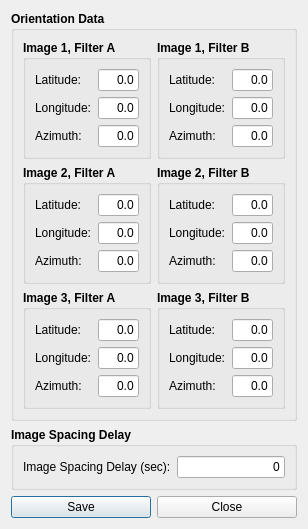
<?xml version="1.0" encoding="UTF-8"?>
<ui version="4.0">
 <class>OrientationDialog</class>
 <widget class="QDialog" name="OrientationDialog">
  <property name="geometry">
   <rect>
    <x>0</x>
    <y>0</y>
    <width>308</width>
    <height>474</height>
   </rect>
  </property>
  <property name="windowTitle">
   <string>Dialog</string>
  </property>
  <layout class="QVBoxLayout" name="verticalLayout">
   <item>
    <widget class="QGroupBox" name="orientationGBox">
     <property name="sizePolicy">
      <sizepolicy hsizetype="Preferred" vsizetype="Expanding">
       <horstretch>0</horstretch>
       <verstretch>0</verstretch>
      </sizepolicy>
     </property>
     <property name="font">
      <font>
       <weight>75</weight>
       <bold>true</bold>
      </font>
     </property>
     <property name="title">
      <string>Orientation Data</string>
     </property>
     <layout class="QVBoxLayout" name="verticalLayout_2">
      <item>
       <layout class="QHBoxLayout" name="horizontalLayout_2">
        <item>
         <widget class="QGroupBox" name="i1AGBox">
          <property name="title">
           <string>Image 1, Filter A</string>
          </property>
          <layout class="QFormLayout" name="formLayout">
           <item row="0" column="0">
            <widget class="QLabel" name="label">
             <property name="font">
              <font>
               <weight>50</weight>
               <bold>false</bold>
              </font>
             </property>
             <property name="text">
              <string>Latitude:</string>
             </property>
            </widget>
           </item>
           <item row="0" column="1">
            <widget class="QLineEdit" name="lat1ALineEdit">
             <property name="font">
              <font>
               <weight>50</weight>
               <bold>false</bold>
              </font>
             </property>
             <property name="layoutDirection">
              <enum>Qt::LeftToRight</enum>
             </property>
             <property name="styleSheet">
              <string notr="true"/>
             </property>
             <property name="text">
              <string>0.0</string>
             </property>
             <property name="alignment">
              <set>Qt::AlignRight|Qt::AlignTrailing|Qt::AlignVCenter</set>
             </property>
            </widget>
           </item>
           <item row="1" column="0">
            <widget class="QLabel" name="label_2">
             <property name="font">
              <font>
               <weight>50</weight>
               <bold>false</bold>
              </font>
             </property>
             <property name="text">
              <string>Longitude:</string>
             </property>
            </widget>
           </item>
           <item row="1" column="1">
            <widget class="QLineEdit" name="lon1ALineEdit">
             <property name="font">
              <font>
               <weight>50</weight>
               <bold>false</bold>
              </font>
             </property>
             <property name="layoutDirection">
              <enum>Qt::LeftToRight</enum>
             </property>
             <property name="styleSheet">
              <string notr="true"/>
             </property>
             <property name="text">
              <string>0.0</string>
             </property>
             <property name="alignment">
              <set>Qt::AlignRight|Qt::AlignTrailing|Qt::AlignVCenter</set>
             </property>
            </widget>
           </item>
           <item row="2" column="0">
            <widget class="QLabel" name="label_3">
             <property name="font">
              <font>
               <weight>50</weight>
               <bold>false</bold>
              </font>
             </property>
             <property name="text">
              <string>Azimuth:</string>
             </property>
            </widget>
           </item>
           <item row="2" column="1">
            <widget class="QLineEdit" name="azi1ALineEdit">
             <property name="font">
              <font>
               <weight>50</weight>
               <bold>false</bold>
              </font>
             </property>
             <property name="layoutDirection">
              <enum>Qt::LeftToRight</enum>
             </property>
             <property name="styleSheet">
              <string notr="true"/>
             </property>
             <property name="text">
              <string>0.0</string>
             </property>
             <property name="alignment">
              <set>Qt::AlignRight|Qt::AlignTrailing|Qt::AlignVCenter</set>
             </property>
            </widget>
           </item>
          </layout>
         </widget>
        </item>
        <item>
         <widget class="QGroupBox" name="i1BGBox">
          <property name="title">
           <string>Image 1, Filter B</string>
          </property>
          <layout class="QFormLayout" name="formLayout_2">
           <item row="0" column="0">
            <widget class="QLabel" name="label_4">
             <property name="font">
              <font>
               <weight>50</weight>
               <bold>false</bold>
              </font>
             </property>
             <property name="text">
              <string>Latitude:</string>
             </property>
            </widget>
           </item>
           <item row="0" column="1">
            <widget class="QLineEdit" name="lat1BLineEdit">
             <property name="font">
              <font>
               <weight>50</weight>
               <bold>false</bold>
              </font>
             </property>
             <property name="layoutDirection">
              <enum>Qt::LeftToRight</enum>
             </property>
             <property name="styleSheet">
              <string notr="true"/>
             </property>
             <property name="text">
              <string>0.0</string>
             </property>
             <property name="alignment">
              <set>Qt::AlignRight|Qt::AlignTrailing|Qt::AlignVCenter</set>
             </property>
            </widget>
           </item>
           <item row="1" column="0">
            <widget class="QLabel" name="label_5">
             <property name="font">
              <font>
               <weight>50</weight>
               <bold>false</bold>
              </font>
             </property>
             <property name="text">
              <string>Longitude:</string>
             </property>
            </widget>
           </item>
           <item row="1" column="1">
            <widget class="QLineEdit" name="lon1BLineEdit">
             <property name="font">
              <font>
               <weight>50</weight>
               <bold>false</bold>
              </font>
             </property>
             <property name="layoutDirection">
              <enum>Qt::LeftToRight</enum>
             </property>
             <property name="styleSheet">
              <string notr="true"/>
             </property>
             <property name="text">
              <string>0.0</string>
             </property>
             <property name="alignment">
              <set>Qt::AlignRight|Qt::AlignTrailing|Qt::AlignVCenter</set>
             </property>
            </widget>
           </item>
           <item row="2" column="0">
            <widget class="QLabel" name="label_6">
             <property name="font">
              <font>
               <weight>50</weight>
               <bold>false</bold>
              </font>
             </property>
             <property name="text">
              <string>Azimuth:</string>
             </property>
            </widget>
           </item>
           <item row="2" column="1">
            <widget class="QLineEdit" name="azi1BLineEdit">
             <property name="font">
              <font>
               <weight>50</weight>
               <bold>false</bold>
              </font>
             </property>
             <property name="layoutDirection">
              <enum>Qt::LeftToRight</enum>
             </property>
             <property name="styleSheet">
              <string notr="true"/>
             </property>
             <property name="text">
              <string>0.0</string>
             </property>
             <property name="alignment">
              <set>Qt::AlignRight|Qt::AlignTrailing|Qt::AlignVCenter</set>
             </property>
            </widget>
           </item>
          </layout>
         </widget>
        </item>
       </layout>
      </item>
      <item>
       <layout class="QHBoxLayout" name="horizontalLayout_3">
        <item>
         <widget class="QGroupBox" name="i2AGBox">
          <property name="title">
           <string>Image 2, Filter A</string>
          </property>
          <layout class="QFormLayout" name="formLayout_3">
           <item row="0" column="0">
            <widget class="QLabel" name="label_7">
             <property name="font">
              <font>
               <weight>50</weight>
               <bold>false</bold>
              </font>
             </property>
             <property name="text">
              <string>Latitude:</string>
             </property>
            </widget>
           </item>
           <item row="0" column="1">
            <widget class="QLineEdit" name="lat2ALineEdit">
             <property name="font">
              <font>
               <weight>50</weight>
               <bold>false</bold>
              </font>
             </property>
             <property name="layoutDirection">
              <enum>Qt::LeftToRight</enum>
             </property>
             <property name="styleSheet">
              <string notr="true"/>
             </property>
             <property name="text">
              <string>0.0</string>
             </property>
             <property name="alignment">
              <set>Qt::AlignRight|Qt::AlignTrailing|Qt::AlignVCenter</set>
             </property>
            </widget>
           </item>
           <item row="1" column="0">
            <widget class="QLabel" name="label_8">
             <property name="font">
              <font>
               <weight>50</weight>
               <bold>false</bold>
              </font>
             </property>
             <property name="text">
              <string>Longitude:</string>
             </property>
            </widget>
           </item>
           <item row="1" column="1">
            <widget class="QLineEdit" name="lon2ALineEdit">
             <property name="font">
              <font>
               <weight>50</weight>
               <bold>false</bold>
              </font>
             </property>
             <property name="layoutDirection">
              <enum>Qt::LeftToRight</enum>
             </property>
             <property name="styleSheet">
              <string notr="true"/>
             </property>
             <property name="text">
              <string>0.0</string>
             </property>
             <property name="alignment">
              <set>Qt::AlignRight|Qt::AlignTrailing|Qt::AlignVCenter</set>
             </property>
            </widget>
           </item>
           <item row="2" column="0">
            <widget class="QLabel" name="label_9">
             <property name="font">
              <font>
               <weight>50</weight>
               <bold>false</bold>
              </font>
             </property>
             <property name="text">
              <string>Azimuth:</string>
             </property>
            </widget>
           </item>
           <item row="2" column="1">
            <widget class="QLineEdit" name="azi2ALineEdit">
             <property name="font">
              <font>
               <weight>50</weight>
               <bold>false</bold>
              </font>
             </property>
             <property name="layoutDirection">
              <enum>Qt::LeftToRight</enum>
             </property>
             <property name="styleSheet">
              <string notr="true"/>
             </property>
             <property name="text">
              <string>0.0</string>
             </property>
             <property name="alignment">
              <set>Qt::AlignRight|Qt::AlignTrailing|Qt::AlignVCenter</set>
             </property>
            </widget>
           </item>
          </layout>
         </widget>
        </item>
        <item>
         <widget class="QGroupBox" name="i2BGBox">
          <property name="title">
           <string>Image 2, Filter B</string>
          </property>
          <layout class="QFormLayout" name="formLayout_4">
           <item row="0" column="0">
            <widget class="QLabel" name="label_10">
             <property name="font">
              <font>
               <weight>50</weight>
               <bold>false</bold>
              </font>
             </property>
             <property name="text">
              <string>Latitude:</string>
             </property>
            </widget>
           </item>
           <item row="0" column="1">
            <widget class="QLineEdit" name="lat2BLineEdit">
             <property name="font">
              <font>
               <weight>50</weight>
               <bold>false</bold>
              </font>
             </property>
             <property name="layoutDirection">
              <enum>Qt::LeftToRight</enum>
             </property>
             <property name="styleSheet">
              <string notr="true"/>
             </property>
             <property name="text">
              <string>0.0</string>
             </property>
             <property name="alignment">
              <set>Qt::AlignRight|Qt::AlignTrailing|Qt::AlignVCenter</set>
             </property>
            </widget>
           </item>
           <item row="1" column="0">
            <widget class="QLabel" name="label_11">
             <property name="font">
              <font>
               <weight>50</weight>
               <bold>false</bold>
              </font>
             </property>
             <property name="text">
              <string>Longitude:</string>
             </property>
            </widget>
           </item>
           <item row="1" column="1">
            <widget class="QLineEdit" name="lon2BLineEdit">
             <property name="font">
              <font>
               <weight>50</weight>
               <bold>false</bold>
              </font>
             </property>
             <property name="layoutDirection">
              <enum>Qt::LeftToRight</enum>
             </property>
             <property name="styleSheet">
              <string notr="true"/>
             </property>
             <property name="text">
              <string>0.0</string>
             </property>
             <property name="alignment">
              <set>Qt::AlignRight|Qt::AlignTrailing|Qt::AlignVCenter</set>
             </property>
            </widget>
           </item>
           <item row="2" column="0">
            <widget class="QLabel" name="label_12">
             <property name="font">
              <font>
               <weight>50</weight>
               <bold>false</bold>
              </font>
             </property>
             <property name="text">
              <string>Azimuth:</string>
             </property>
            </widget>
           </item>
           <item row="2" column="1">
            <widget class="QLineEdit" name="azi2BLineEdit">
             <property name="font">
              <font>
               <weight>50</weight>
               <bold>false</bold>
              </font>
             </property>
             <property name="layoutDirection">
              <enum>Qt::LeftToRight</enum>
             </property>
             <property name="styleSheet">
              <string notr="true"/>
             </property>
             <property name="text">
              <string>0.0</string>
             </property>
             <property name="alignment">
              <set>Qt::AlignRight|Qt::AlignTrailing|Qt::AlignVCenter</set>
             </property>
            </widget>
           </item>
          </layout>
         </widget>
        </item>
       </layout>
      </item>
      <item>
       <layout class="QHBoxLayout" name="horizontalLayout_4">
        <item>
         <widget class="QGroupBox" name="i3AGBox">
          <property name="title">
           <string>Image 3, Filter A</string>
          </property>
          <layout class="QFormLayout" name="formLayout_5">
           <item row="0" column="0">
            <widget class="QLabel" name="label_13">
             <property name="font">
              <font>
               <weight>50</weight>
               <bold>false</bold>
              </font>
             </property>
             <property name="text">
              <string>Latitude:</string>
             </property>
            </widget>
           </item>
           <item row="0" column="1">
            <widget class="QLineEdit" name="lat3ALineEdit">
             <property name="font">
              <font>
               <weight>50</weight>
               <bold>false</bold>
              </font>
             </property>
             <property name="layoutDirection">
              <enum>Qt::LeftToRight</enum>
             </property>
             <property name="styleSheet">
              <string notr="true"/>
             </property>
             <property name="text">
              <string>0.0</string>
             </property>
             <property name="alignment">
              <set>Qt::AlignRight|Qt::AlignTrailing|Qt::AlignVCenter</set>
             </property>
            </widget>
           </item>
           <item row="1" column="0">
            <widget class="QLabel" name="label_14">
             <property name="font">
              <font>
               <weight>50</weight>
               <bold>false</bold>
              </font>
             </property>
             <property name="text">
              <string>Longitude:</string>
             </property>
            </widget>
           </item>
           <item row="1" column="1">
            <widget class="QLineEdit" name="lon3ALineEdit">
             <property name="font">
              <font>
               <weight>50</weight>
               <bold>false</bold>
              </font>
             </property>
             <property name="layoutDirection">
              <enum>Qt::LeftToRight</enum>
             </property>
             <property name="styleSheet">
              <string notr="true"/>
             </property>
             <property name="text">
              <string>0.0</string>
             </property>
             <property name="alignment">
              <set>Qt::AlignRight|Qt::AlignTrailing|Qt::AlignVCenter</set>
             </property>
            </widget>
           </item>
           <item row="2" column="0">
            <widget class="QLabel" name="label_15">
             <property name="font">
              <font>
               <weight>50</weight>
               <bold>false</bold>
              </font>
             </property>
             <property name="text">
              <string>Azimuth:</string>
             </property>
            </widget>
           </item>
           <item row="2" column="1">
            <widget class="QLineEdit" name="azi3ALineEdit">
             <property name="font">
              <font>
               <weight>50</weight>
               <bold>false</bold>
              </font>
             </property>
             <property name="layoutDirection">
              <enum>Qt::LeftToRight</enum>
             </property>
             <property name="styleSheet">
              <string notr="true"/>
             </property>
             <property name="text">
              <string>0.0</string>
             </property>
             <property name="alignment">
              <set>Qt::AlignRight|Qt::AlignTrailing|Qt::AlignVCenter</set>
             </property>
            </widget>
           </item>
          </layout>
         </widget>
        </item>
        <item>
         <widget class="QGroupBox" name="i3BGBox">
          <property name="title">
           <string>Image 3, Filter B</string>
          </property>
          <layout class="QFormLayout" name="formLayout_6">
           <item row="0" column="0">
            <widget class="QLabel" name="label_16">
             <property name="font">
              <font>
               <weight>50</weight>
               <bold>false</bold>
              </font>
             </property>
             <property name="text">
              <string>Latitude:</string>
             </property>
            </widget>
           </item>
           <item row="0" column="1">
            <widget class="QLineEdit" name="lat3BLineEdit">
             <property name="font">
              <font>
               <weight>50</weight>
               <bold>false</bold>
              </font>
             </property>
             <property name="layoutDirection">
              <enum>Qt::LeftToRight</enum>
             </property>
             <property name="styleSheet">
              <string notr="true"/>
             </property>
             <property name="text">
              <string>0.0</string>
             </property>
             <property name="alignment">
              <set>Qt::AlignRight|Qt::AlignTrailing|Qt::AlignVCenter</set>
             </property>
            </widget>
           </item>
           <item row="1" column="0">
            <widget class="QLabel" name="label_17">
             <property name="font">
              <font>
               <weight>50</weight>
               <bold>false</bold>
              </font>
             </property>
             <property name="text">
              <string>Longitude:</string>
             </property>
            </widget>
           </item>
           <item row="1" column="1">
            <widget class="QLineEdit" name="lon3BLineEdit">
             <property name="font">
              <font>
               <weight>50</weight>
               <bold>false</bold>
              </font>
             </property>
             <property name="layoutDirection">
              <enum>Qt::LeftToRight</enum>
             </property>
             <property name="styleSheet">
              <string notr="true"/>
             </property>
             <property name="text">
              <string>0.0</string>
             </property>
             <property name="alignment">
              <set>Qt::AlignRight|Qt::AlignTrailing|Qt::AlignVCenter</set>
             </property>
            </widget>
           </item>
           <item row="2" column="0">
            <widget class="QLabel" name="label_18">
             <property name="font">
              <font>
               <weight>50</weight>
               <bold>false</bold>
              </font>
             </property>
             <property name="text">
              <string>Azimuth:</string>
             </property>
            </widget>
           </item>
           <item row="2" column="1">
            <widget class="QLineEdit" name="azi3BLineEdit">
             <property name="font">
              <font>
               <weight>50</weight>
               <bold>false</bold>
              </font>
             </property>
             <property name="layoutDirection">
              <enum>Qt::LeftToRight</enum>
             </property>
             <property name="styleSheet">
              <string notr="true"/>
             </property>
             <property name="text">
              <string>0.0</string>
             </property>
             <property name="alignment">
              <set>Qt::AlignRight|Qt::AlignTrailing|Qt::AlignVCenter</set>
             </property>
            </widget>
           </item>
          </layout>
         </widget>
        </item>
       </layout>
      </item>
     </layout>
    </widget>
   </item>
   <item>
    <widget class="QGroupBox" name="groupBox">
     <property name="font">
      <font>
       <weight>75</weight>
       <bold>true</bold>
      </font>
     </property>
     <property name="title">
      <string>Image Spacing Delay</string>
     </property>
     <layout class="QHBoxLayout" name="horizontalLayout_5">
      <item>
       <widget class="QLabel" name="label_19">
        <property name="font">
         <font>
          <weight>50</weight>
          <bold>false</bold>
         </font>
        </property>
        <property name="text">
         <string>Image Spacing Delay (sec):</string>
        </property>
       </widget>
      </item>
      <item>
       <widget class="QLineEdit" name="imageSpacingDelayLineEdit">
        <property name="font">
         <font>
          <weight>50</weight>
          <bold>false</bold>
         </font>
        </property>
        <property name="text">
         <string>0</string>
        </property>
        <property name="alignment">
         <set>Qt::AlignRight|Qt::AlignTrailing|Qt::AlignVCenter</set>
        </property>
       </widget>
      </item>
     </layout>
    </widget>
   </item>
   <item>
    <layout class="QHBoxLayout" name="horizontalLayout">
     <item>
      <widget class="QPushButton" name="saveButton">
       <property name="text">
        <string>Save</string>
       </property>
      </widget>
     </item>
     <item>
      <widget class="QPushButton" name="closeButton">
       <property name="text">
        <string>Close</string>
       </property>
      </widget>
     </item>
    </layout>
   </item>
  </layout>
 </widget>
 <resources/>
 <connections>
  <connection>
   <sender>closeButton</sender>
   <signal>clicked()</signal>
   <receiver>OrientationDialog</receiver>
   <slot>accept()</slot>
   <hints>
    <hint type="sourcelabel">
     <x>297</x>
     <y>463</y>
    </hint>
    <hint type="destinationlabel">
     <x>307</x>
     <y>378</y>
    </hint>
   </hints>
  </connection>
 </connections>
</ui>
